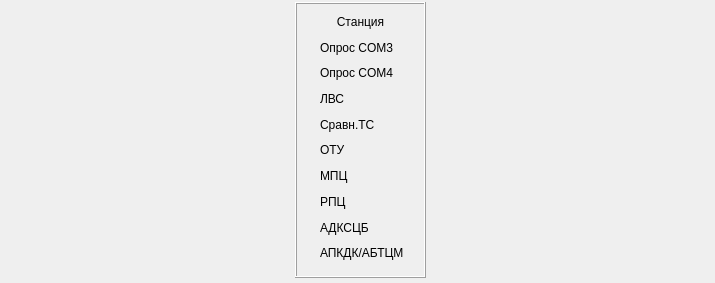
<?xml version="1.0" encoding="UTF-8"?>
<ui version="4.0">
 <class>DlgKPinfo</class>
 <widget class="QDialog" name="DlgKPinfo">
  <property name="geometry">
   <rect>
    <x>0</x>
    <y>0</y>
    <width>715</width>
    <height>283</height>
   </rect>
  </property>
  <property name="sizePolicy">
   <sizepolicy hsizetype="Fixed" vsizetype="Fixed">
    <horstretch>0</horstretch>
    <verstretch>0</verstretch>
   </sizepolicy>
  </property>
  <property name="windowTitle">
   <string>Сосотояние КП</string>
  </property>
  <widget class="BmInfoFrame" name="frame_Main">
   <property name="geometry">
    <rect>
     <x>13</x>
     <y>2</y>
     <width>276</width>
     <height>276</height>
    </rect>
   </property>
   <property name="sizePolicy">
    <sizepolicy hsizetype="Fixed" vsizetype="Fixed">
     <horstretch>0</horstretch>
     <verstretch>0</verstretch>
    </sizepolicy>
   </property>
   <property name="minimumSize">
    <size>
     <width>276</width>
     <height>276</height>
    </size>
   </property>
   <property name="frameShape">
    <enum>QFrame::NoFrame</enum>
   </property>
   <property name="frameShadow">
    <enum>QFrame::Raised</enum>
   </property>
  </widget>
  <widget class="QFrame" name="frame_Common">
   <property name="geometry">
    <rect>
     <x>295</x>
     <y>2</y>
     <width>131</width>
     <height>276</height>
    </rect>
   </property>
   <property name="sizePolicy">
    <sizepolicy hsizetype="Fixed" vsizetype="Fixed">
     <horstretch>0</horstretch>
     <verstretch>0</verstretch>
    </sizepolicy>
   </property>
   <property name="minimumSize">
    <size>
     <width>121</width>
     <height>276</height>
    </size>
   </property>
   <property name="frameShape">
    <enum>QFrame::Box</enum>
   </property>
   <property name="frameShadow">
    <enum>QFrame::Raised</enum>
   </property>
   <widget class="QWidget" name="layoutWidget">
    <property name="geometry">
     <rect>
      <x>10</x>
      <y>10</y>
      <width>111</width>
      <height>251</height>
     </rect>
    </property>
    <layout class="QGridLayout" name="gridLayout">
     <property name="horizontalSpacing">
      <number>8</number>
     </property>
     <item row="1" column="0">
      <widget class="QLabel" name="label_COM3">
       <property name="sizePolicy">
        <sizepolicy hsizetype="Fixed" vsizetype="Preferred">
         <horstretch>0</horstretch>
         <verstretch>0</verstretch>
        </sizepolicy>
       </property>
       <property name="text">
        <string/>
       </property>
       <property name="pixmap">
        <pixmap resource="../shaper/images.qrc">:/status/images/icon_grn.ico</pixmap>
       </property>
      </widget>
     </item>
     <item row="1" column="1">
      <widget class="QLabel" name="label_7">
       <property name="sizePolicy">
        <sizepolicy hsizetype="Preferred" vsizetype="Preferred">
         <horstretch>0</horstretch>
         <verstretch>0</verstretch>
        </sizepolicy>
       </property>
       <property name="text">
        <string>Опрос COM3</string>
       </property>
      </widget>
     </item>
     <item row="2" column="0">
      <widget class="QLabel" name="label_COM4">
       <property name="sizePolicy">
        <sizepolicy hsizetype="Fixed" vsizetype="Preferred">
         <horstretch>0</horstretch>
         <verstretch>0</verstretch>
        </sizepolicy>
       </property>
       <property name="text">
        <string/>
       </property>
       <property name="pixmap">
        <pixmap resource="../shaper/images.qrc">:/status/images/icon_grn.ico</pixmap>
       </property>
      </widget>
     </item>
     <item row="2" column="1">
      <widget class="QLabel" name="label_fromCOM4">
       <property name="sizePolicy">
        <sizepolicy hsizetype="Preferred" vsizetype="Preferred">
         <horstretch>0</horstretch>
         <verstretch>0</verstretch>
        </sizepolicy>
       </property>
       <property name="text">
        <string>Опрос COM4</string>
       </property>
      </widget>
     </item>
     <item row="3" column="0">
      <widget class="QLabel" name="label_NET">
       <property name="sizePolicy">
        <sizepolicy hsizetype="Fixed" vsizetype="Preferred">
         <horstretch>0</horstretch>
         <verstretch>0</verstretch>
        </sizepolicy>
       </property>
       <property name="text">
        <string/>
       </property>
       <property name="pixmap">
        <pixmap resource="../shaper/images.qrc">:/status/images/icon_grn.ico</pixmap>
       </property>
      </widget>
     </item>
     <item row="3" column="1">
      <widget class="QLabel" name="label_21">
       <property name="sizePolicy">
        <sizepolicy hsizetype="Preferred" vsizetype="Preferred">
         <horstretch>0</horstretch>
         <verstretch>0</verstretch>
        </sizepolicy>
       </property>
       <property name="text">
        <string>ЛВС</string>
       </property>
      </widget>
     </item>
     <item row="4" column="0">
      <widget class="QLabel" name="label_CompareTS">
       <property name="sizePolicy">
        <sizepolicy hsizetype="Fixed" vsizetype="Preferred">
         <horstretch>0</horstretch>
         <verstretch>0</verstretch>
        </sizepolicy>
       </property>
       <property name="text">
        <string/>
       </property>
       <property name="pixmap">
        <pixmap resource="../shaper/images.qrc">:/status/images/icon_grn.ico</pixmap>
       </property>
      </widget>
     </item>
     <item row="4" column="1">
      <widget class="QLabel" name="label_22">
       <property name="sizePolicy">
        <sizepolicy hsizetype="Preferred" vsizetype="Preferred">
         <horstretch>0</horstretch>
         <verstretch>0</verstretch>
        </sizepolicy>
       </property>
       <property name="text">
        <string>Сравн.ТС</string>
       </property>
      </widget>
     </item>
     <item row="5" column="0">
      <widget class="QLabel" name="label_OTU">
       <property name="sizePolicy">
        <sizepolicy hsizetype="Fixed" vsizetype="Preferred">
         <horstretch>0</horstretch>
         <verstretch>0</verstretch>
        </sizepolicy>
       </property>
       <property name="text">
        <string/>
       </property>
       <property name="pixmap">
        <pixmap resource="../shaper/images.qrc">:/status/images/icon_grn.ico</pixmap>
       </property>
      </widget>
     </item>
     <item row="5" column="1">
      <widget class="QLabel" name="label_23">
       <property name="sizePolicy">
        <sizepolicy hsizetype="Preferred" vsizetype="Preferred">
         <horstretch>0</horstretch>
         <verstretch>0</verstretch>
        </sizepolicy>
       </property>
       <property name="text">
        <string>ОТУ</string>
       </property>
      </widget>
     </item>
     <item row="6" column="0">
      <widget class="QLabel" name="label_MPC">
       <property name="sizePolicy">
        <sizepolicy hsizetype="Fixed" vsizetype="Preferred">
         <horstretch>0</horstretch>
         <verstretch>0</verstretch>
        </sizepolicy>
       </property>
       <property name="text">
        <string/>
       </property>
       <property name="pixmap">
        <pixmap resource="../shaper/images.qrc">:/status/images/icon_grn.ico</pixmap>
       </property>
      </widget>
     </item>
     <item row="6" column="1">
      <widget class="QLabel" name="label_24">
       <property name="sizePolicy">
        <sizepolicy hsizetype="Preferred" vsizetype="Preferred">
         <horstretch>0</horstretch>
         <verstretch>0</verstretch>
        </sizepolicy>
       </property>
       <property name="text">
        <string>МПЦ</string>
       </property>
      </widget>
     </item>
     <item row="7" column="0">
      <widget class="QLabel" name="label_RPC">
       <property name="sizePolicy">
        <sizepolicy hsizetype="Fixed" vsizetype="Preferred">
         <horstretch>0</horstretch>
         <verstretch>0</verstretch>
        </sizepolicy>
       </property>
       <property name="text">
        <string/>
       </property>
       <property name="pixmap">
        <pixmap resource="../shaper/images.qrc">:/status/images/icon_grn.ico</pixmap>
       </property>
      </widget>
     </item>
     <item row="7" column="1">
      <widget class="QLabel" name="label_25">
       <property name="sizePolicy">
        <sizepolicy hsizetype="Preferred" vsizetype="Preferred">
         <horstretch>0</horstretch>
         <verstretch>0</verstretch>
        </sizepolicy>
       </property>
       <property name="text">
        <string>РПЦ</string>
       </property>
      </widget>
     </item>
     <item row="8" column="0">
      <widget class="QLabel" name="label_ADKSCB">
       <property name="sizePolicy">
        <sizepolicy hsizetype="Fixed" vsizetype="Preferred">
         <horstretch>0</horstretch>
         <verstretch>0</verstretch>
        </sizepolicy>
       </property>
       <property name="text">
        <string/>
       </property>
       <property name="pixmap">
        <pixmap resource="../shaper/images.qrc">:/status/images/icon_grn.ico</pixmap>
       </property>
      </widget>
     </item>
     <item row="8" column="1">
      <widget class="QLabel" name="label_26">
       <property name="sizePolicy">
        <sizepolicy hsizetype="Preferred" vsizetype="Preferred">
         <horstretch>0</horstretch>
         <verstretch>0</verstretch>
        </sizepolicy>
       </property>
       <property name="text">
        <string>АДКСЦБ</string>
       </property>
      </widget>
     </item>
     <item row="9" column="0">
      <widget class="QLabel" name="label_DK">
       <property name="sizePolicy">
        <sizepolicy hsizetype="Fixed" vsizetype="Preferred">
         <horstretch>0</horstretch>
         <verstretch>0</verstretch>
        </sizepolicy>
       </property>
       <property name="text">
        <string/>
       </property>
       <property name="pixmap">
        <pixmap resource="../shaper/images.qrc">:/status/images/icon_grn.ico</pixmap>
       </property>
      </widget>
     </item>
     <item row="9" column="1">
      <widget class="QLabel" name="label_27">
       <property name="sizePolicy">
        <sizepolicy hsizetype="Preferred" vsizetype="Preferred">
         <horstretch>0</horstretch>
         <verstretch>0</verstretch>
        </sizepolicy>
       </property>
       <property name="text">
        <string>АПКДК/АБТЦМ</string>
       </property>
      </widget>
     </item>
     <item row="0" column="0" colspan="2">
      <widget class="QLabel" name="label_st">
       <property name="sizePolicy">
        <sizepolicy hsizetype="Preferred" vsizetype="Preferred">
         <horstretch>0</horstretch>
         <verstretch>0</verstretch>
        </sizepolicy>
       </property>
       <property name="text">
        <string>Станция</string>
       </property>
       <property name="alignment">
        <set>Qt::AlignCenter</set>
       </property>
      </widget>
     </item>
    </layout>
   </widget>
  </widget>
  <widget class="BmInfoFrame" name="frame_Rsrv">
   <property name="geometry">
    <rect>
     <x>430</x>
     <y>2</y>
     <width>276</width>
     <height>276</height>
    </rect>
   </property>
   <property name="sizePolicy">
    <sizepolicy hsizetype="Fixed" vsizetype="Fixed">
     <horstretch>0</horstretch>
     <verstretch>0</verstretch>
    </sizepolicy>
   </property>
   <property name="minimumSize">
    <size>
     <width>276</width>
     <height>276</height>
    </size>
   </property>
   <property name="frameShape">
    <enum>QFrame::NoFrame</enum>
   </property>
   <property name="frameShadow">
    <enum>QFrame::Raised</enum>
   </property>
  </widget>
 </widget>
 <customwidgets>
  <customwidget>
   <class>BmInfoFrame</class>
   <extends>QFrame</extends>
   <header>bminfoframe.h</header>
   <container>1</container>
  </customwidget>
 </customwidgets>
 <resources>
  <include location="../shaper/images.qrc"/>
 </resources>
 <connections/>
</ui>
